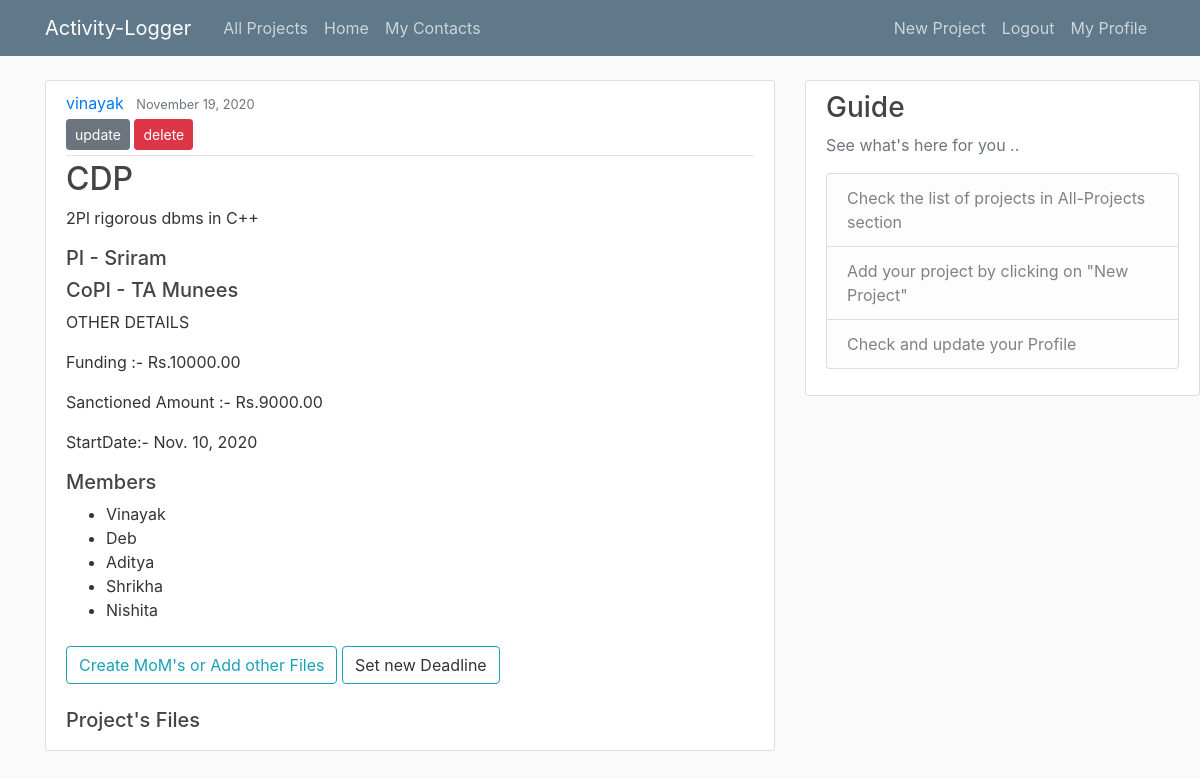
Page /post/14/ (signed in) on the earlier database version.
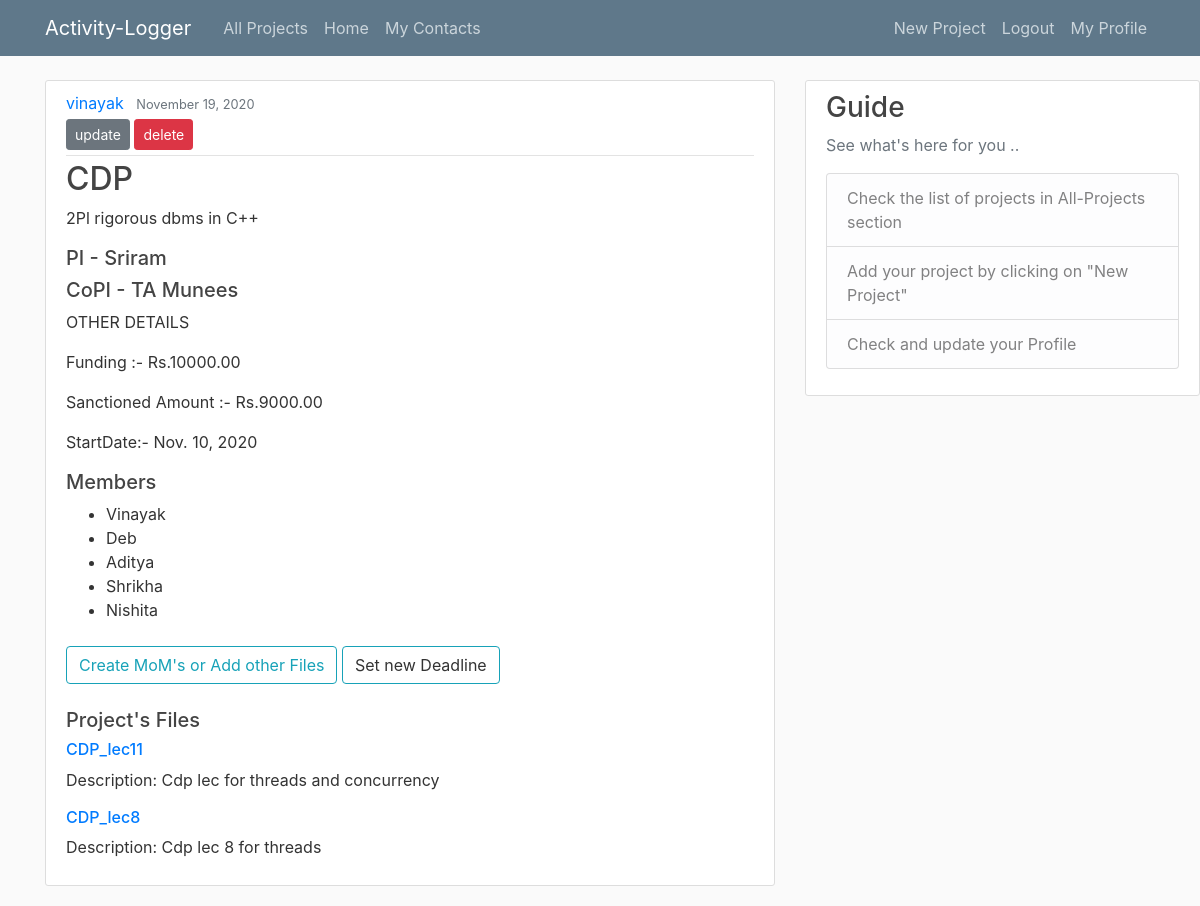
Same page on the later database version.
### blog/models.py (models this page shows)
class Files(models.Model):
	file_title = models.CharField(max_length=100)
	description = models.CharField(max_length=255, blank=True)
	document = models.FileField(upload_to='documents/')
	project = models.ForeignKey(Post,related_name='files',on_delete=models.CASCADE)
	uploaded_at = models.DateTimeField(auto_now_add=True)

### blog/views.py (the view)
# urls.py: path('post/<int:pk>/', PostDetailView.as_view(), name='post-detail'),
class PostDetailView(DetailView):
	model = Post
	def get_context_data(self, **kwargs):
		context = super().get_context_data(**kwargs)
		context['file_obj_list'] = Files.objects.filter(project=context["post"])
		return context

### blog/templates/blog/post_detail.html (shortened to what this page needs)
{% extends "blog/base.html" %}
{% block content %}
		<article class="media content-section">
		  <div class="media-body">
		    <div class="article-metadata">
		      <a class="mr-2" href="{% url 'user-posts' object.author.username %}">{{ object.author }}</a>
		      <small class="text-muted">{{ object.date|date:"F d, Y" }}</small>
		      {% if object.author == user or object.coPI == user.username or object.member1 == user.username or object.member2 == user.username or object.member3 == user.username or object.member4 == user.username or object.member5 == user.username %}
		      	<div>
		      		<a class="btn btn-secondary btn-sm mt-1 mb-1" href="{% url 'post-update' object.id %} "> update </a>
		      		{% if object.author == user %}
		      		<a class="btn btn-danger btn-sm mt-1 mb-1" href="{% url 'post-delete' object.id %} "> delete </a>
		      		{% endif %}
		      	</div>
		      {% endif %}
		    </div>
		    {% if object.author == user %}
		    <h2><a class="article-title" href="{% url 'post-detail' post.id %} ">{{ post.title }}</a></h2>
		    <p class="article-content">{{ object.content }}</p>
		    <h5> PI - {{post.PI}} </h5>
		    {% if post.coPI %}
		    		<h5> CoPI - {{ post.coPI }} </h5>
		    {% endif %}
		      	<div>
		      		<p class="article-content">OTHER DETAILS </p>
				    <p class="article-content">Funding :- Rs.{{ post.funding }}</p>
				    <p class="article-content">Sanctioned Amount :- Rs.{{ post.sanctionedAmount }}</p>
				    <p class="article-content">StartDate:- {{ post.startDate }}</p>
				    <h5> Members </h5>
				    <ul>
				    	{% if post.member1 %}
				    		<li> {{ post.member1 }} </li>
				    	{% endif %}
				    	{% if post.member2 %}
				    		<li> {{ post.member2 }} </li>
				    	{% endif %}
				    	{% if post.member3 %}
				    		<li> {{ post.member3 }} </li>
				    	{% endif %}
				    	{% if post.member4 %}
				    		<li> {{ post.member4 }} </li>
				    	{% endif %}
				    	{% if post.member5 %}
				    		<li> {{ post.member5 }} </li>
				    	{% endif %}
				    </ul>
		 			<br>
				    <a class="btn btn-outline-info mb-4" href="{% url 'upload_file' %}"> Create MoM's or Add other Files </a>
				    <a class="btn btn-outline-info mb-4" > Set new Deadline </a>
				    <h5> Project's Files </h5>
				    {% for file in file_obj_list %}
				    	<h6> <a href='{{ MEDIA_URL }}/{{ file.document }}'>{{ file.file_title }}</a></h6>
				    	<p> Description: {{ file.description }} </p>
				    {% endfor %}
		      	</div>
		      {% endif %}
		      </div>
		</article>
{% endblock content %}

Differences in the rows shown:
added Files: file_title "CDP_lec11", description "Cdp lec for threads and concurrency"
added Files: file_title "CDP_lec8", description "Cdp lec 8 for threads"
